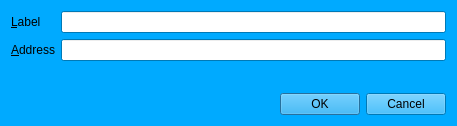
<?xml version="1.0" encoding="UTF-8"?>
<ui version="4.0">
 <class>EditAddressDialog</class>
 <widget class="QDialog" name="EditAddressDialog">
  <property name="geometry">
   <rect>
    <x>0</x>
    <y>0</y>
    <width>457</width>
    <height>126</height>
   </rect>
  </property>
  <property name="palette">
   <palette>
    <active>
     <colorrole role="WindowText">
      <brush brushstyle="SolidPattern">
       <color alpha="255">
        <red>0</red>
        <green>0</green>
        <blue>0</blue>
       </color>
      </brush>
     </colorrole>
     <colorrole role="Button">
      <brush brushstyle="SolidPattern">
       <color alpha="255">
        <red>0</red>
        <green>170</green>
        <blue>255</blue>
       </color>
      </brush>
     </colorrole>
     <colorrole role="Light">
      <brush brushstyle="SolidPattern">
       <color alpha="255">
        <red>127</red>
        <green>213</green>
        <blue>255</blue>
       </color>
      </brush>
     </colorrole>
     <colorrole role="Midlight">
      <brush brushstyle="SolidPattern">
       <color alpha="255">
        <red>63</red>
        <green>191</green>
        <blue>255</blue>
       </color>
      </brush>
     </colorrole>
     <colorrole role="Dark">
      <brush brushstyle="SolidPattern">
       <color alpha="255">
        <red>0</red>
        <green>85</green>
        <blue>127</blue>
       </color>
      </brush>
     </colorrole>
     <colorrole role="Mid">
      <brush brushstyle="SolidPattern">
       <color alpha="255">
        <red>0</red>
        <green>113</green>
        <blue>170</blue>
       </color>
      </brush>
     </colorrole>
     <colorrole role="Text">
      <brush brushstyle="SolidPattern">
       <color alpha="255">
        <red>0</red>
        <green>0</green>
        <blue>0</blue>
       </color>
      </brush>
     </colorrole>
     <colorrole role="BrightText">
      <brush brushstyle="SolidPattern">
       <color alpha="255">
        <red>255</red>
        <green>255</green>
        <blue>255</blue>
       </color>
      </brush>
     </colorrole>
     <colorrole role="ButtonText">
      <brush brushstyle="SolidPattern">
       <color alpha="255">
        <red>0</red>
        <green>0</green>
        <blue>0</blue>
       </color>
      </brush>
     </colorrole>
     <colorrole role="Base">
      <brush brushstyle="SolidPattern">
       <color alpha="255">
        <red>255</red>
        <green>255</green>
        <blue>255</blue>
       </color>
      </brush>
     </colorrole>
     <colorrole role="Window">
      <brush brushstyle="SolidPattern">
       <color alpha="255">
        <red>0</red>
        <green>170</green>
        <blue>255</blue>
       </color>
      </brush>
     </colorrole>
     <colorrole role="Shadow">
      <brush brushstyle="SolidPattern">
       <color alpha="255">
        <red>0</red>
        <green>0</green>
        <blue>0</blue>
       </color>
      </brush>
     </colorrole>
     <colorrole role="AlternateBase">
      <brush brushstyle="SolidPattern">
       <color alpha="255">
        <red>127</red>
        <green>212</green>
        <blue>255</blue>
       </color>
      </brush>
     </colorrole>
     <colorrole role="ToolTipBase">
      <brush brushstyle="SolidPattern">
       <color alpha="255">
        <red>255</red>
        <green>255</green>
        <blue>220</blue>
       </color>
      </brush>
     </colorrole>
     <colorrole role="ToolTipText">
      <brush brushstyle="SolidPattern">
       <color alpha="255">
        <red>0</red>
        <green>0</green>
        <blue>0</blue>
       </color>
      </brush>
     </colorrole>
    </active>
    <inactive>
     <colorrole role="WindowText">
      <brush brushstyle="SolidPattern">
       <color alpha="255">
        <red>0</red>
        <green>0</green>
        <blue>0</blue>
       </color>
      </brush>
     </colorrole>
     <colorrole role="Button">
      <brush brushstyle="SolidPattern">
       <color alpha="255">
        <red>0</red>
        <green>170</green>
        <blue>255</blue>
       </color>
      </brush>
     </colorrole>
     <colorrole role="Light">
      <brush brushstyle="SolidPattern">
       <color alpha="255">
        <red>127</red>
        <green>213</green>
        <blue>255</blue>
       </color>
      </brush>
     </colorrole>
     <colorrole role="Midlight">
      <brush brushstyle="SolidPattern">
       <color alpha="255">
        <red>63</red>
        <green>191</green>
        <blue>255</blue>
       </color>
      </brush>
     </colorrole>
     <colorrole role="Dark">
      <brush brushstyle="SolidPattern">
       <color alpha="255">
        <red>0</red>
        <green>85</green>
        <blue>127</blue>
       </color>
      </brush>
     </colorrole>
     <colorrole role="Mid">
      <brush brushstyle="SolidPattern">
       <color alpha="255">
        <red>0</red>
        <green>113</green>
        <blue>170</blue>
       </color>
      </brush>
     </colorrole>
     <colorrole role="Text">
      <brush brushstyle="SolidPattern">
       <color alpha="255">
        <red>0</red>
        <green>0</green>
        <blue>0</blue>
       </color>
      </brush>
     </colorrole>
     <colorrole role="BrightText">
      <brush brushstyle="SolidPattern">
       <color alpha="255">
        <red>255</red>
        <green>255</green>
        <blue>255</blue>
       </color>
      </brush>
     </colorrole>
     <colorrole role="ButtonText">
      <brush brushstyle="SolidPattern">
       <color alpha="255">
        <red>0</red>
        <green>0</green>
        <blue>0</blue>
       </color>
      </brush>
     </colorrole>
     <colorrole role="Base">
      <brush brushstyle="SolidPattern">
       <color alpha="255">
        <red>255</red>
        <green>255</green>
        <blue>255</blue>
       </color>
      </brush>
     </colorrole>
     <colorrole role="Window">
      <brush brushstyle="SolidPattern">
       <color alpha="255">
        <red>0</red>
        <green>170</green>
        <blue>255</blue>
       </color>
      </brush>
     </colorrole>
     <colorrole role="Shadow">
      <brush brushstyle="SolidPattern">
       <color alpha="255">
        <red>0</red>
        <green>0</green>
        <blue>0</blue>
       </color>
      </brush>
     </colorrole>
     <colorrole role="AlternateBase">
      <brush brushstyle="SolidPattern">
       <color alpha="255">
        <red>127</red>
        <green>212</green>
        <blue>255</blue>
       </color>
      </brush>
     </colorrole>
     <colorrole role="ToolTipBase">
      <brush brushstyle="SolidPattern">
       <color alpha="255">
        <red>255</red>
        <green>255</green>
        <blue>220</blue>
       </color>
      </brush>
     </colorrole>
     <colorrole role="ToolTipText">
      <brush brushstyle="SolidPattern">
       <color alpha="255">
        <red>0</red>
        <green>0</green>
        <blue>0</blue>
       </color>
      </brush>
     </colorrole>
    </inactive>
    <disabled>
     <colorrole role="WindowText">
      <brush brushstyle="SolidPattern">
       <color alpha="255">
        <red>0</red>
        <green>85</green>
        <blue>127</blue>
       </color>
      </brush>
     </colorrole>
     <colorrole role="Button">
      <brush brushstyle="SolidPattern">
       <color alpha="255">
        <red>0</red>
        <green>170</green>
        <blue>255</blue>
       </color>
      </brush>
     </colorrole>
     <colorrole role="Light">
      <brush brushstyle="SolidPattern">
       <color alpha="255">
        <red>127</red>
        <green>213</green>
        <blue>255</blue>
       </color>
      </brush>
     </colorrole>
     <colorrole role="Midlight">
      <brush brushstyle="SolidPattern">
       <color alpha="255">
        <red>63</red>
        <green>191</green>
        <blue>255</blue>
       </color>
      </brush>
     </colorrole>
     <colorrole role="Dark">
      <brush brushstyle="SolidPattern">
       <color alpha="255">
        <red>0</red>
        <green>85</green>
        <blue>127</blue>
       </color>
      </brush>
     </colorrole>
     <colorrole role="Mid">
      <brush brushstyle="SolidPattern">
       <color alpha="255">
        <red>0</red>
        <green>113</green>
        <blue>170</blue>
       </color>
      </brush>
     </colorrole>
     <colorrole role="Text">
      <brush brushstyle="SolidPattern">
       <color alpha="255">
        <red>0</red>
        <green>85</green>
        <blue>127</blue>
       </color>
      </brush>
     </colorrole>
     <colorrole role="BrightText">
      <brush brushstyle="SolidPattern">
       <color alpha="255">
        <red>255</red>
        <green>255</green>
        <blue>255</blue>
       </color>
      </brush>
     </colorrole>
     <colorrole role="ButtonText">
      <brush brushstyle="SolidPattern">
       <color alpha="255">
        <red>0</red>
        <green>85</green>
        <blue>127</blue>
       </color>
      </brush>
     </colorrole>
     <colorrole role="Base">
      <brush brushstyle="SolidPattern">
       <color alpha="255">
        <red>0</red>
        <green>170</green>
        <blue>255</blue>
       </color>
      </brush>
     </colorrole>
     <colorrole role="Window">
      <brush brushstyle="SolidPattern">
       <color alpha="255">
        <red>0</red>
        <green>170</green>
        <blue>255</blue>
       </color>
      </brush>
     </colorrole>
     <colorrole role="Shadow">
      <brush brushstyle="SolidPattern">
       <color alpha="255">
        <red>0</red>
        <green>0</green>
        <blue>0</blue>
       </color>
      </brush>
     </colorrole>
     <colorrole role="AlternateBase">
      <brush brushstyle="SolidPattern">
       <color alpha="255">
        <red>0</red>
        <green>170</green>
        <blue>255</blue>
       </color>
      </brush>
     </colorrole>
     <colorrole role="ToolTipBase">
      <brush brushstyle="SolidPattern">
       <color alpha="255">
        <red>255</red>
        <green>255</green>
        <blue>220</blue>
       </color>
      </brush>
     </colorrole>
     <colorrole role="ToolTipText">
      <brush brushstyle="SolidPattern">
       <color alpha="255">
        <red>0</red>
        <green>0</green>
        <blue>0</blue>
       </color>
      </brush>
     </colorrole>
    </disabled>
   </palette>
  </property>
  <property name="windowTitle">
   <string>Edit Address</string>
  </property>
  <layout class="QVBoxLayout" name="verticalLayout">
   <item>
    <layout class="QFormLayout" name="formLayout">
     <property name="fieldGrowthPolicy">
      <enum>QFormLayout::AllNonFixedFieldsGrow</enum>
     </property>
     <item row="0" column="0">
      <widget class="QLabel" name="label">
       <property name="text">
        <string>&amp;Label</string>
       </property>
       <property name="buddy">
        <cstring>labelEdit</cstring>
       </property>
      </widget>
     </item>
     <item row="0" column="1">
      <widget class="QLineEdit" name="labelEdit">
       <property name="toolTip">
        <string>The label associated with this address book entry</string>
       </property>
      </widget>
     </item>
     <item row="1" column="0">
      <widget class="QLabel" name="label_2">
       <property name="text">
        <string>&amp;Address</string>
       </property>
       <property name="buddy">
        <cstring>addressEdit</cstring>
       </property>
      </widget>
     </item>
     <item row="1" column="1">
      <widget class="QLineEdit" name="addressEdit">
       <property name="toolTip">
        <string>The address associated with this address book entry. This can only be modified for sending addresses.</string>
       </property>
      </widget>
     </item>
    </layout>
   </item>
   <item>
    <widget class="QDialogButtonBox" name="buttonBox">
     <property name="orientation">
      <enum>Qt::Horizontal</enum>
     </property>
     <property name="standardButtons">
      <set>QDialogButtonBox::Cancel|QDialogButtonBox::Ok</set>
     </property>
    </widget>
   </item>
  </layout>
 </widget>
 <resources/>
 <connections>
  <connection>
   <sender>buttonBox</sender>
   <signal>accepted()</signal>
   <receiver>EditAddressDialog</receiver>
   <slot>accept()</slot>
   <hints>
    <hint type="sourcelabel">
     <x>248</x>
     <y>254</y>
    </hint>
    <hint type="destinationlabel">
     <x>157</x>
     <y>274</y>
    </hint>
   </hints>
  </connection>
  <connection>
   <sender>buttonBox</sender>
   <signal>rejected()</signal>
   <receiver>EditAddressDialog</receiver>
   <slot>reject()</slot>
   <hints>
    <hint type="sourcelabel">
     <x>316</x>
     <y>260</y>
    </hint>
    <hint type="destinationlabel">
     <x>286</x>
     <y>274</y>
    </hint>
   </hints>
  </connection>
 </connections>
</ui>
